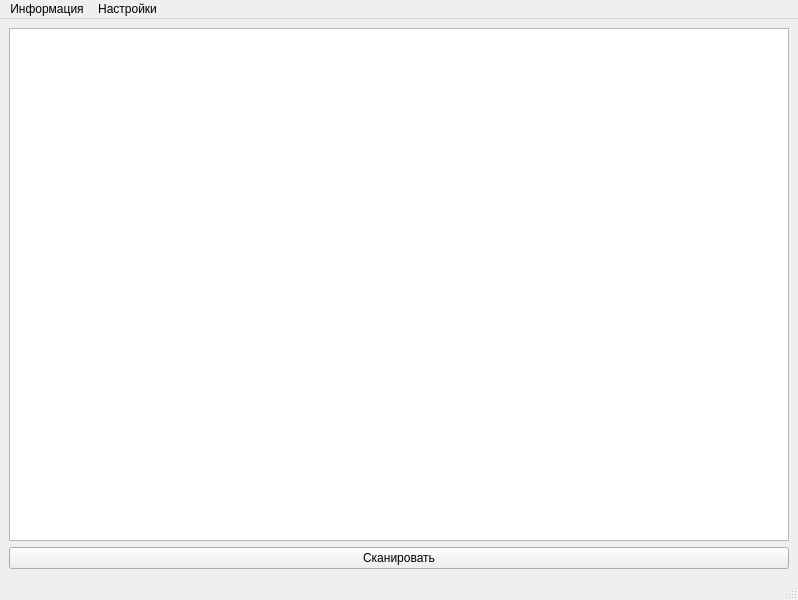
<?xml version="1.0" encoding="UTF-8"?>
<ui version="4.0">
 <class>MainWindow</class>
 <widget class="QMainWindow" name="MainWindow">
  <property name="geometry">
   <rect>
    <x>0</x>
    <y>0</y>
    <width>798</width>
    <height>600</height>
   </rect>
  </property>
  <property name="windowTitle">
   <string>Файловый аудит</string>
  </property>
  <widget class="QWidget" name="centralwidget">
   <layout class="QVBoxLayout" name="verticalLayout_2">
    <item>
     <layout class="QVBoxLayout" name="verticalLayout">
      <item>
       <widget class="QListWidget" name="listWidget"/>
      </item>
      <item>
       <widget class="QPushButton" name="pushButton">
        <property name="text">
         <string>Сканировать</string>
        </property>
       </widget>
      </item>
     </layout>
    </item>
   </layout>
  </widget>
  <widget class="QStatusBar" name="statusbar"/>
  <widget class="QMenuBar" name="menuBar">
   <property name="geometry">
    <rect>
     <x>0</x>
     <y>0</y>
     <width>798</width>
     <height>21</height>
    </rect>
   </property>
   <widget class="QMenu" name="menu_2">
    <property name="title">
     <string>Информация</string>
    </property>
    <addaction name="action_3"/>
   </widget>
   <widget class="QMenu" name="menu">
    <property name="title">
     <string>Настройки</string>
    </property>
    <addaction name="action_4"/>
   </widget>
   <addaction name="menu_2"/>
   <addaction name="menu"/>
  </widget>
  <action name="action">
   <property name="text">
    <string>Информация</string>
   </property>
  </action>
  <action name="action_2">
   <property name="text">
    <string>цц</string>
   </property>
  </action>
  <action name="action_3">
   <property name="text">
    <string>Справка</string>
   </property>
  </action>
  <action name="action_4">
   <property name="text">
    <string>Настройки</string>
   </property>
  </action>
 </widget>
 <resources/>
 <connections/>
</ui>
